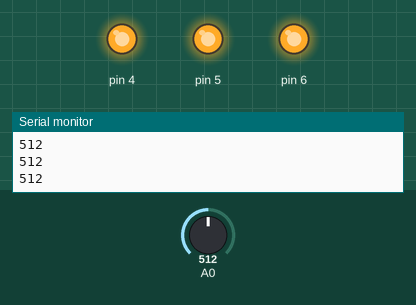
Recording of a sketch running on a simulated Arduino Uno, built with avr-gcc and run on an emulated ATmega328P. Parts: output pins drawn as LEDs (lit = HIGH), the last lines printed to the serial monitor. The test bench sets the inputs (shaded band); at power-on: A0 = 512.

Above: at 2.7 s.
2.8 s: A0 set to 67
4.3 s: A0 set to 56
At 5.4 s:
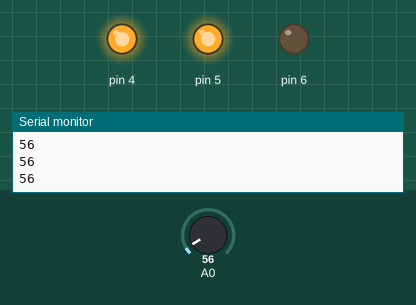
5.8 s: A0 set to 10
At 6.6 s:
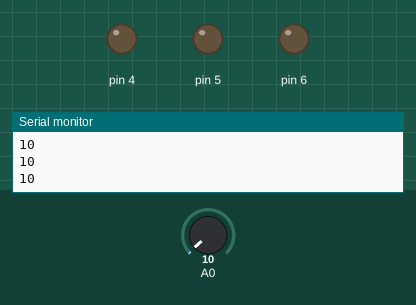
7.3 s: A0 set to 19
8.8 s: A0 set to 22
At 10.0 s:
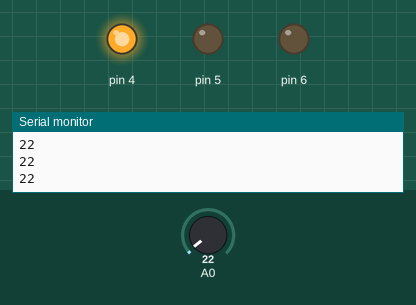
10.3 s: A0 set to 0
At 11.4 s:
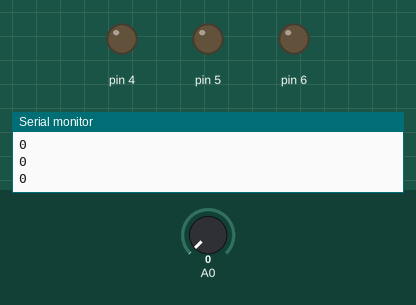
Timing chart, 0 to 12.8 s (numbered marks = the images above; inputs shaded):
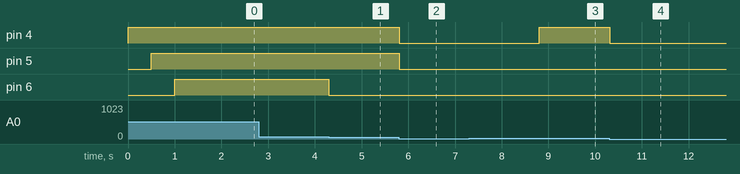

Measured:
- the behaviour switches between 61 and 60 on A0 (found by bisection; images 0 and 1)
- the behaviour switches between 20 and 21 on A0 (found by bisection; images 2 and 3)
- after the input at 4.3 s, pin 6: HIGH → LOW at once
- after the input at 5.8 s, pin 4, pin 5: HIGH → LOW at once
- after the input at 8.8 s, pin 4: LOW → HIGH at once
- after the input at 10.3 s, pin 4: HIGH → LOW at once

The sketch:

ultrasonic_sonar.ino
```cpp
void setup()
{
	Serial.begin(9600);
	pinMode(4, OUTPUT);
	pinMode(5,  OUTPUT);
	pinMode(6, OUTPUT);
	digitalWrite(4, HIGH);
	delay(500);
	digitalWrite(5,  HIGH);
	delay(500);
	digitalWrite(6, HIGH);
	delay(500);
}

void  loop()
{
	if (analogRead(A0) > 60)
	{
		digitalWrite(6, HIGH);
	}
	else
	{
		digitalWrite(6,  LOW);
	}
	if (analogRead(A0) > 20)
	{
		digitalWrite(4, HIGH);
	}
	else
	{
		digitalWrite(4,  LOW);
	}
	if (analogRead(A0) > 45)
	{
		digitalWrite(5, HIGH);
	}
	else
	{
		digitalWrite(5,  LOW);
	}

	Serial.println(analogRead(A0));
	delay(20);
}
```
